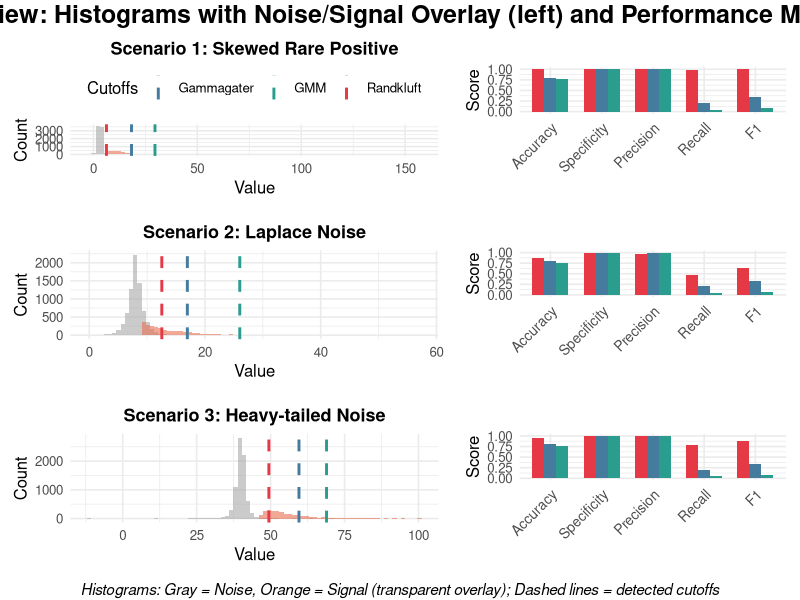

Recreate this plot in R.
library(dplyr)
library(tidyr)
library(ggplot2)
library(gridExtra)
library(grid)
library(mixtools)

# Custom Laplace generator
rlaplace <- function(n, location = 0, scale = 1) {
  location + scale * (rexp(n) - rexp(n))
}

# Randkluft cutoff
randkluft_cutoff <- function(data, log_transform = TRUE) {
  if (log_transform) data <- log(data + 1)
  sorted <- sort(data)
  n <- length(sorted)
  best_sk <- Inf
  best_c <- sorted[floor(n * 0.95)]
  step <- max(10, floor(n / 1000))
  for (i in seq(500, n - 100, by = step)) {
    trunc <- sorted[1:i]
    m <- mean(trunc)
    third <- mean((trunc - m)^3)
    sd3 <- sd(trunc)^3
    if (sd3 == 0) next
    sk <- third / sd3
    if (abs(sk) < abs(best_sk)) {
      best_sk <- sk
      best_c <- sorted[i]
    }
  }
  best_c
}

# Gammagater placeholder (since fit_gamma_mixture is unavailable)
gammagater_cutoff <- function(data, log_transform = TRUE) {
  if (log_transform) data <- log(pmax(data + 1, 1))
  warning("fit_gamma_mixture not available; using 95th percentile fallback")
  quantile(data, 0.95)
}

# GMM cutoff with safe log transform
gmm_cutoff <- function(data, log_transform = TRUE) {
  orig_data <- data
  shift <- if (min(data) < 0) abs(min(data)) + 1 else 1
  if (log_transform) data <- log(data + shift)
  
  if (length(unique(data)) < 10 || sd(data) < 1e-6 || is.na(sd(data))) {
    cutoff <- median(data)
  } else {
    best_cutoff <- median(data)
    best_loglik <- -Inf
    
    for (attempt in 1:5) {
      suppressWarnings({
        gmm <- try(mixtools::normalmixEM(data, k = 2, maxit = 1000,
                                         epsilon = 1e-4, verb = FALSE), silent = TRUE)
      })
      if (!inherits(gmm, "try-error") && !is.null(gmm$loglik) && gmm$loglik > best_loglik) {
        best_loglik <- gmm$loglik
        means <- gmm$mu
        sds <- gmm$sigma
        props <- gmm$lambda
        f1 <- function(x) props[1] * dnorm(x, means[1], sds[1])
        f2 <- function(x) props[2] * dnorm(x, means[2], sds[2])
        opt <- optim(mean(means), function(c) abs(f1(c) - f2(c)),
                     method = "Brent", lower = min(means) - 2*max(sds), upper = max(means) + 2*max(sds))
        best_cutoff <- opt$par
      }
    }
    if (best_loglik == -Inf) best_cutoff <- quantile(data, 0.95)
    cutoff <- best_cutoff
  }
  
  if (log_transform) cutoff <- exp(cutoff) - shift
  cutoff
}

# Confusion printer
my_confusion <- function(y_true, y_pred, method) {
  tp <- sum(y_true == 1 & y_pred == 1)
  fp <- sum(y_true == 0 & y_pred == 1)
  tn <- sum(y_true == 0 & y_pred == 0)
  fn <- sum(y_true == 1 & y_pred == 0)
  cat(sprintf("%s: TP=%d, FP=%d, TN=%d, FN=%d\n", method, tp, fp, tn, fn))
}

# Metrics DF
compute_metrics_df <- function(y_true, pred_rand, pred_gamma, pred_gmm, scenario_name) {
  calc <- function(y_pred, method) {
    tp <- sum(y_true == 1 & y_pred == 1)
    tn <- sum(y_true == 0 & y_pred == 0)
    fp <- sum(y_true == 0 & y_pred == 1)
    fn <- sum(y_true == 1 & y_pred == 0)
    acc <- (tp + tn) / length(y_true)
    prec <- ifelse(tp + fp > 0, tp / (tp + fp), 0)
    rec <- ifelse(tp + fn > 0, tp / (tp + fn), 0)
    f1 <- ifelse(prec + rec > 0, 2 * prec * rec / (prec + rec), 0)
    spec <- ifelse(tn + fp > 0, tn / (tn + fp), 0)
    data.frame(Method = method, Accuracy = acc, Precision = prec,
               Recall = rec, F1 = f1, Specificity = spec)
  }
  rbind(calc(pred_rand, "Randkluft"),
        calc(pred_gamma, "Gammagater"),
        calc(pred_gmm, "GMM")) %>%
    mutate(Scenario = scenario_name) %>%
    pivot_longer(-c(Method, Scenario), names_to = "Metric", values_to = "Value") %>%
    mutate(Method = factor(Method, levels = c("Randkluft", "Gammagater", "GMM")),
           Metric = factor(Metric, levels = c("Accuracy", "Specificity", "Precision", "Recall", "F1")))
}

set.seed(42)

n <- 10000
p <- 0.25
nn <- n - n*p
ns <- n*p

scenarios <- list(
  list(name = "Scenario 1: Skewed Rare Positive",
       noise = rnorm(nn, 0, 1) + 3,
       signal = rlnorm(ns, 2, 0.7) + 2 + 3,
       n_noise = nn, n_signal = ns),
  list(name = "Scenario 2: Laplace Noise",
       noise = rlaplace(nn, 3, 1) + 5,
       signal = rexp(ns, 0.2) + 4 + 5,
       n_noise = nn, n_signal = ns),
  list(name = "Scenario 3: Heavy-tailed Noise",
       noise = rt(nn, df = 3) * 1.2 + 40,
       signal =rgamma(ns, 1.8, 0.2) + 6 + 40,
       n_noise = nn, n_signal = ns)
)

results <- lapply(scenarios, function(sc) {
  data <- c(sc$noise, sc$signal)
  labels <- c(rep(0, sc$n_noise), rep(1, sc$n_signal))
  
  c_rand <- randkluft_cutoff(data, log_transform = FALSE)
  c_gamma <- gammagater_cutoff(data, log_transform = FALSE)
  c_gmm <- gmm_cutoff(data, log_transform = FALSE)
  
  pred_rand <- as.integer(data > c_rand)
  pred_gamma <- as.integer(data > c_gamma)
  pred_gmm <- as.integer(data > c_gmm)
  
  cat("=== ", sc$name, " ===\n", sep = "")
  my_confusion(labels, pred_rand, "Randkluft")
  my_confusion(labels, pred_gamma, "Gammagater")
  my_confusion(labels, pred_gmm, "GMM")
  
  list(labels = labels, pred_rand = pred_rand, pred_gamma = pred_gamma, pred_gmm = pred_gmm,
       c_rand = c_rand, c_gamma = c_gamma, c_gmm = c_gmm, data = data, 
       noise = sc$noise, signal = sc$signal, name = sc$name)
})

metrics_all <- do.call(rbind, lapply(results, function(r) {
  compute_metrics_df(r$labels, r$pred_rand, r$pred_gamma, r$pred_gmm, r$name)
}))

# === INTEGRATED 3x2 PLOT: Histograms (left) + Metrics (right) ===
h_list <- lapply(results, function(r) {
  df <- data.frame(
    value = c(r$noise, r$signal),
    group = c(rep("Noise", length(r$noise)), rep("Signal", length(r$signal)))
  )
  cut_df <- data.frame(
    cutoff = c(r$c_rand, r$c_gamma, r$c_gmm),
    Method = c("Randkluft", "Gammagater", "GMM")
  )
  
  p <- ggplot(df, aes(x = value, fill = group)) +
    geom_histogram(data = subset(df, group == "Noise"), bins = 80, alpha = 0.6, linewidth = 0.3) +
    geom_histogram(data = subset(df, group == "Signal"), bins = 80, alpha = 0.6, linewidth = 0.3) +
    geom_vline(data = cut_df, aes(xintercept = cutoff, color = Method),
               linetype = "dashed", size = 1.0) +
    scale_fill_manual(values = c("Noise" = "#a8a8a8", "Signal" = "#e76f51"),
                      guide = "none") +   # Hide fill legend (Noise/Signal)
    scale_color_manual(values = c("Randkluft" = "#e63946", 
                                  "Gammagater" = "#457b9d", 
                                  "GMM" = "#2a9d8f")) +
    labs(title = r$name, x = "Value", y = "Count") +
    theme_minimal(base_size = 12) +
    theme(plot.title = element_text(size = 13, face = "bold", hjust = 0.5),
          plot.margin = margin(10, 10, 10, 10),
          legend.position = "none")
  
  # Add legend only for cutoffs on the first plot
  if (r$name == results[[1]]$name) {
    p <- p + theme(legend.position = "top") +
      guides(color = guide_legend(title = "Cutoffs", 
                                  override.aes = list(linetype = "dashed")))
  }
  p
})

# Prepare metrics plots
m_list <- lapply(unique(metrics_all$Scenario), function(scen) {
  df <- metrics_all %>% filter(Scenario == scen)
  ggplot(df, aes(x = Metric, y = Value, fill = Method)) +
    geom_col(position = "dodge", width = 0.7) +
    scale_fill_manual(values = c("Randkluft" = "#e63946",
                                 "Gammagater" = "#457b9d",
                                 "GMM" = "#2a9d8f")) +
    labs(title = "", y = "Score", x = "") +
    theme_minimal(base_size = 12) +
    theme(plot.title = element_text(size = 13, face = "bold", hjust = 0.5),
          axis.text.x = element_text(angle = 45, hjust = 1, size = 10),
          plot.margin = margin(10, 10, 10, 10),
          legend.position = "none") +
    ylim(0, 1)
})

# Combine into 3x2 layout
integrated_plot <- grid.arrange(
  grobs = c(h_list[1], m_list[1],
            h_list[2], m_list[2],
            h_list[3], m_list[3]),
  ncol = 2,
  nrow = 3,
  widths = c(1.3, 1),
  top = textGrob("Integrated View: Histograms with Noise/Signal Overlay (left) and Performance Metrics (right)",
                 gp = gpar(fontsize = 18, fontface = "bold")),
  bottom = textGrob("Histograms: Gray = Noise, Orange = Signal (transparent overlay); Dashed lines = detected cutoffs",
                    gp = gpar(fontsize = 11, fontface = "italic"))
)

print(integrated_plot)
cat("Integrated 3x2 figure displayed.\n")
